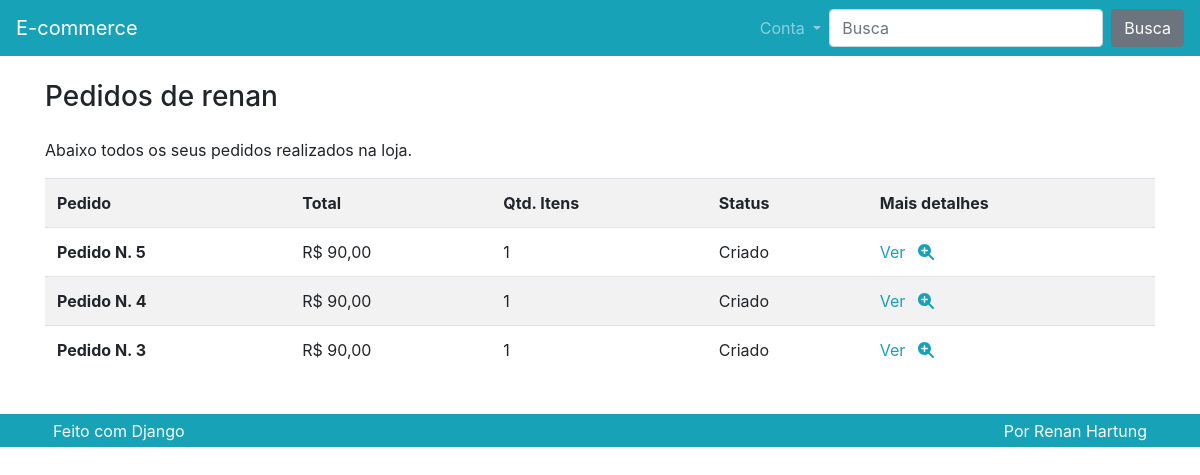
Before: /pedido/lista/ (signed in) with the older database file.
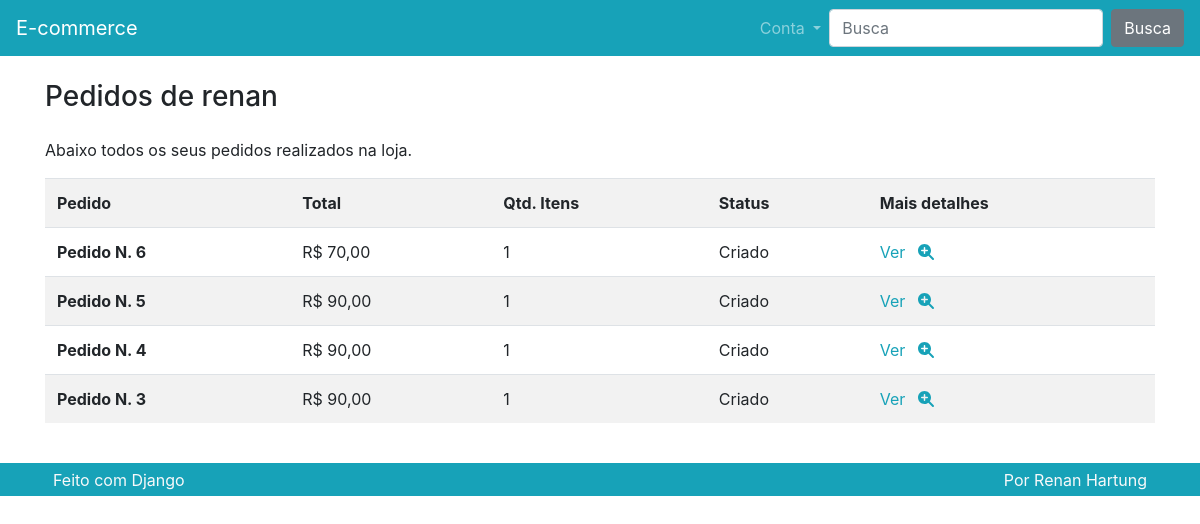
After: the same page with the newer database file.
### pedido/models.py (models this page shows)
class Pedido(models.Model):
    usuario = models.ForeignKey(User, on_delete=models.CASCADE)
    total = models.FloatField()
    qtd_total = models.PositiveIntegerField()
    status = models.CharField(
        default="C",
        max_length=1,
        choices=(
            ('A', 'Aprovado'),
            ('C', 'Criado'),
            ('R', 'Reprovado'),
            ('P', 'Pendente'),
            ('E', 'Enviado'),
            ('F', 'Finalizado'),
        )
    )
    def __str__(self):
        return f'Pedido N. {self.pk}'

### pedido/views.py (the view)
# urls.py: path('lista/', views.Lista.as_view(), name='lista'),
class Lista(DispatchLoginRequiredMixin, ListView):
    model = Pedido
    context_object_name = 'pedidos'
    template_name = 'pedido/lista.html'
    paginate_by = 10
    ordering = ['-id']

### pedido/views.py (called while the page is built)
    def dispatch(self, *args, **kwargs):
        if not self.request.user.is_authenticated:
            return redirect('perfil:criar')
        return super().dispatch(*args, **kwargs)

    def get_queryset(self, *args, **kwargs):
        qs = super().get_queryset(*args, **kwargs)
        qs = qs.filter(usuario=self.request.user)
        return qs

### produto/templatetags/omfilters.py (called while the page is built)
@register.filter
def formata_preco(val):
    return utils.formata_preco(val)

### utils/utils.py (called while the page is built)
def formata_preco(val):
    return f'R$ {val:.2f}'.replace('.', ',')

### pedido/templates/pedido/lista.html (shortened to what this page needs)
{% extends 'base.html' %}
{% load omfilters %}
{% block conteudo %}
<div class="row">
    <div class="col">
        <h3 class="mb-4">Pedidos de {{ user }}</h3>
        <p>Abaixo todos os seus pedidos realizados na loja.</p>
        <div class="table-responsive">
            <table class="table table-striped">
                <tr>
                    <th scope="col">Pedido</th>
                    <th scope="col">Total</th>
                    <th scope="col">Qtd. Itens</th>
                    <th scope="col">Status</th>
                    <th scope="col">Mais detalhes</th>
                </tr>
                {% for pedido in pedidos %}
                <tr>
                    <th scope="row">{{ pedido }}</td>
                    <td>{{ pedido.total|formata_preco }}</td>
                    <td>{{ pedido.qtd_total }}</td>
                    <td>{{ pedido.get_status_display }}</td>
                    <td>
                        <a href="{% url 'pedido:detalhe' pedido.id %}">
                            Ver <i class="fas fa-search-plus ml-2"></i>
                        </a>
                    </td>
                </tr>
                {% endfor %}
            </table>
        </div>
    </div>
</div>
{% endblock %}

Changed rows visible on the page:
added Pedido: id "Pedido N. 6", total "R$ 70,00", qtd_total "1", status "Criado"
